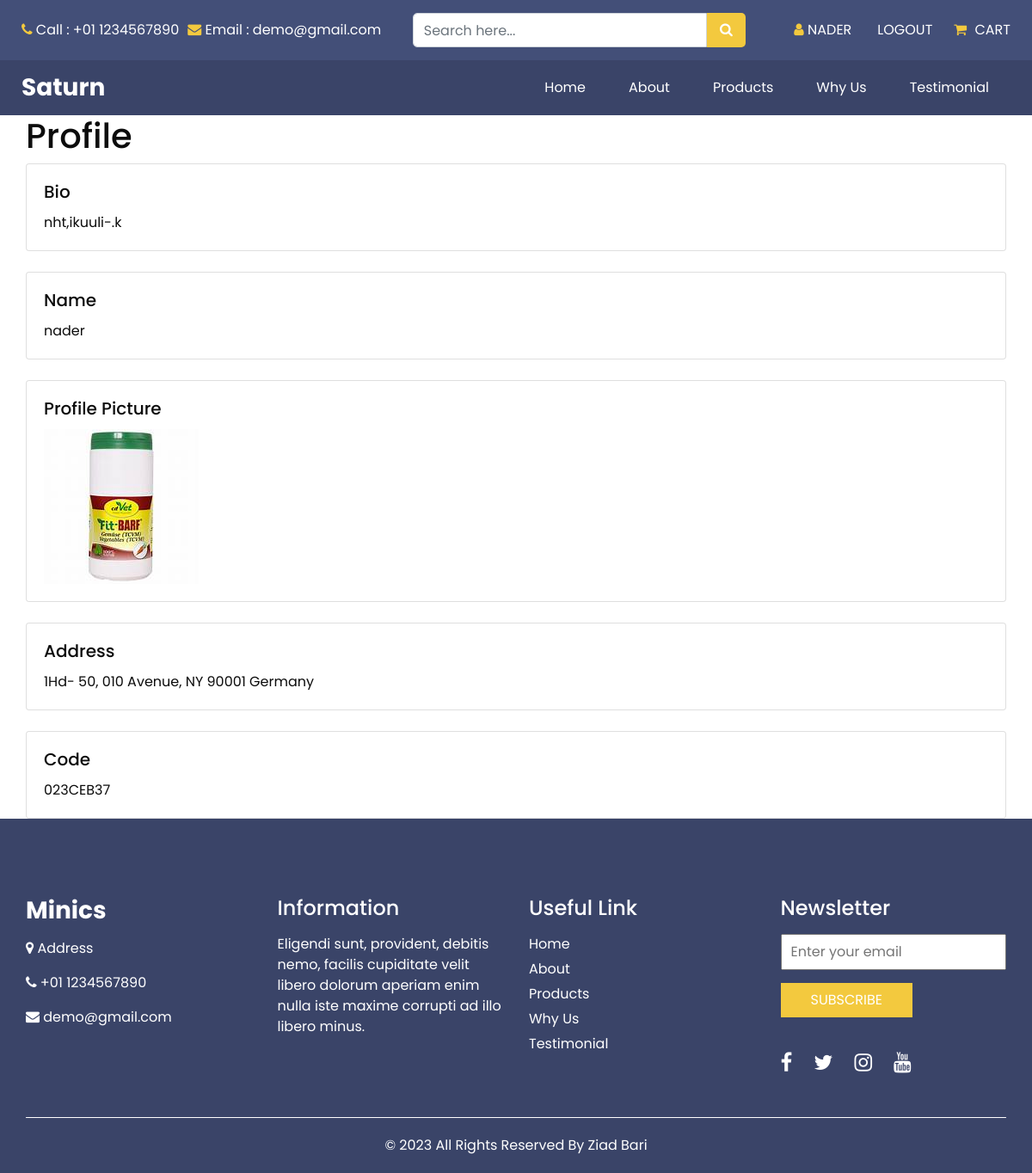
Screenshot of /profile/ (signed in) with the database file from the repository.
### settings/models.py (models this page shows)
class Company(models.Model):
    name = models.CharField(max_length=50)
    logo = models.ImageField(upload_to='company')
    call_us = models.CharField(max_length=25,null=True,blank=True)
    email_us = models.CharField(max_length=25,null=True,blank=True)
    subtitle = models.TextField(max_length=200,null=True,blank=True)
    email = models.TextField(max_length=200,null=True,blank=True)
    phones = models.TextField(max_length=200,null=True,blank=True)
    address = models.TextField(max_length=200,null=True,blank=True)
    fb_link = models.URLField(null=True,blank=True)
    youtube_link = models.URLField(null=True,blank=True)
    insta_link = models.URLField(null=True,blank=True)
    twiter_link = models.URLField(null=True,blank=True)
    def __str__(self):
        return self.name

### accounts/models.py (models this page shows)
class UserProfile(models.Model):
    user = models.OneToOneField(User,related_name='user_profile', on_delete=models.CASCADE)
    bio = models.TextField(blank=True)
    profile_picture = models.ImageField(upload_to='accounts', blank=True, null=True)
    address = models.CharField(max_length=200)
    code = models.CharField(max_length=10,default=generate_code)
    def __str__(self):
        return str(self.user)

### settings/views.py (the view)
# urls.py: path('profile/', profile_user),
@login_required
def profile_user(request):
    user_profile = request.user.user_profile
    bio = user_profile.bio
    profile_picture = user_profile.profile_picture
    address = user_profile.address
    code = user_profile.code
    return render(request, 'settings/profile_user.html', {
        'user_profile' : user_profile ,
        'bio': bio,
        'profile_picture': profile_picture,
        'address': address,
        'code': code,
    })

### settings/templates/settings/profile_user.html
{% extends 'base.html' %}
{% load static %}
{% block body %}
<div class="container">
    <h1>Profile</h1>
    <div class="card">
        <div class="card-body">
            <h5 class="card-title">Bio</h5>
            <p class="card-text">{{ bio }}</p>
        </div>
    </div>
    <div class="card mt-4">
        <div class="card-body">
            <h5 class="card-title">Name</h5>
            <p class="card-text">{{user_profile}}</p>
        </div>
    </div>
    <div class="card mt-4">
        <div class="card-body">
            <h5 class="card-title">Profile Picture</h5>
            <img src="{{ profile_picture.url }}" alt="Profile Picture" class="img-fluid">
        </div>
    </div>
    <div class="card mt-4">
        <div class="card-body">
            <h5 class="card-title">Address</h5>
            <p class="card-text">{{ address }}</p>
        </div>
    </div>
    <div class="card mt-4">
        <div class="card-body">
            <h5 class="card-title">Code</h5>
            <p class="card-text">{{ code }}</p>
        </div>
    </div>
</div>
{% endblock body %}

### templates/base.html (shortened to what this page needs)
{% load static %}
<!DOCTYPE html>
<html>
<head>
  <link rel="stylesheet" type="text/css" href="{% static 'ltr/css/bootstrap.css' %}" />
  <link href="{% static 'ltr/css/font-awesome.min.css' %}" rel="stylesheet" />
  <link href="{% static 'ltr/css/style.css' %}" rel="stylesheet" />
  <link href="{% static 'ltr/css/responsive.css' %}" rel="stylesheet" />
</head>
<body>
  <div class="hero_area">
    <header class="header_section">
      <div class="header_top">
        <div class="container-fluid">
          <div class="top_nav_container">
            <div class="contact_nav">
              <a href="">
                <i class="fa fa-phone" aria-hidden="true"></i>
                <span>
                  Call : {{company_data.phones}}
                </span>
              </a>
              <a href="">
                <i class="fa fa-envelope" aria-hidden="true"></i>
                <span>
                  Email : {{company_data.email_us}}
                </span>
              </a>
            </div>
            <from class="search_form">
              <input type="text" class="form-control" placeholder="Search here...">
              <button class="" type="submit">
                <i class="fa fa-search" aria-hidden="true"></i>
              </button>
            </from>
            <div class="user_option_box">
              {% if request.user.is_authenticated %}
                  <a href="/profile" class="account-link">
                    <span>
                      <i class="fa fa-user" aria-hidden="true"></i>
                      {{request.user.user_profile.user.username}}
                    </span>
                </a>
                <a href="/accounts/logout" class="account-link">
                  <span>
                    logout
                  </span>
                </a>
              {% endif %}
              <a href="" class="cart-link">
                <i class="fa fa-shopping-cart" aria-hidden="true"></i>
                <span>
                  Cart
                </span>
              </a>
            </div>
          </div>
        </div>
      </div>
      <div class="header_bottom">
        <div class="container-fluid">
          <nav class="navbar navbar-expand-lg custom_nav-container ">
            <a class="navbar-brand" href="/">
              <span>
                {{company_data}}
              </span>
            </a>
            <div class="collapse navbar-collapse" id="navbarSupportedContent">
              <ul class="navbar-nav ">
                <li class="nav-item">
                  <a class="nav-link" href="/">Home </a>
                </li>
                <li class="nav-item">
                  <a class="nav-link" href="/about/"> About</a>
                </li>
                <li class="nav-item">
                  <a class="nav-link" href="/products/">Products</a>
                </li>
                <li class="nav-item">
                  <a class="nav-link" href="/why/">Why Us</a>
                </li>
                <li class="nav-item">
                  <a class="nav-link" href="/testimonial/">Testimonial</a>
                </li>
              </ul>
            </div>
          </nav>
        </div>
      </div>
    </header>
{% block body %}
{% endblock body %}
<section class="info_section ">
  <div class="container">
    <div class="row">
      <div class="col-md-3">
        <div class="info_contact">
          <h5>
            <a href="" class="navbar-brand">
              <span>
                Minics
              </span>
            </a>
          </h5>
          <p>
            <i class="fa fa-map-marker" aria-hidden="true"></i>
            Address
          </p>
          <p>
            <i class="fa fa-phone" aria-hidden="true"></i>
            +01 1234567890
          </p>
          <p>
            <i class="fa fa-envelope" aria-hidden="true"></i>
            demo@gmail.com
          </p>
        </div>
      </div>
      <div class="col-md-3">
        <div class="info_info">
          <h5>
            Information
          </h5>
          <p>
            Eligendi sunt, provident, debitis nemo, facilis cupiditate velit libero dolorum aperiam enim nulla iste maxime corrupti ad illo libero minus.
          </p>
        </div>
      </div>
      <div class="col-md-3">
        <div class="info_links">
          <h5>
            Useful Link
          </h5>
          <ul>
            <li>
              <a href="/">
                Home
              </a>
            </li>
            <li>
              <a href="/about/">
                About
              </a>
            </li>
            <li>
              <a href="/products/">
                Products
              </a>
            </li>
            <li>
              <a href="/why/">
                Why Us
              </a>
            </li>
            <li>
              <a href="/testimonial/">
                Testimonial
              </a>
            </li>
          </ul>
        </div>
      </div>
      <div class="col-md-3">
        <div class="info_form ">
          <h5>
            Newsletter
          </h5>
          <form action="">
            <input type="email" placeholder="Enter your email">
            <button>
              Subscribe
            </button>
          </form>
          <div class="social_box">
            <a href="https://github.com/zbari023">
              <i class="fa fa-facebook" aria-hidden="true"></i>
            </a>
            <a href="https://github.com/zbari023">
              <i class="fa fa-twitter" aria-hidden="true"></i>
            </a>
            <a href="https://github.com/zbari023">
              <i class="fa fa-instagram" aria-hidden="true"></i>
            </a>
            <a href="https://github.com/zbari023">
              <i class="fa fa-youtube" aria-hidden="true"></i>
            </a>
          </div>
        </div>
      </div>
    </div>
  </div>
</section>
  <footer class="footer_section">
    <div class="container">
      <p>
        &copy; <span id="displayYear"></span> All Rights Reserved By
        <a href="https://github.com/zbari023">Ziad Bari</a>
      </p>
    </div>
  </footer>
</body>
</html>

### static/ltr/css/style.css (style rules this page uses)
body { font-family: 'Poppins', sans-serif; color: #0c0c0c; background-color: #ffffff; overflow-x: hidden; }
a, a:hover, a:focus { text-decoration: none; }
.hero_area { position: relative; min-height: 100vh; display: -webkit-box; display: -ms-flexbox; display: flex; -webkit-box-orient: vertical; -webkit-box-direction: normal; -ms-flex-direction: column; flex-direction: column; }
.header_section { background-color: #3a4468; }
.header_section .container-fluid { padding-right: 25px; padding-left: 25px; }
.header_section .header_top { padding: 15px 0; background-color: #434f78; }
.header_section .header_bottom { padding: 10px 0; }
.top_nav_container { display: -webkit-box; display: -ms-flexbox; display: flex; -webkit-box-pack: justify; -ms-flex-pack: justify; justify-content: space-between; -webkit-box-align: center; -ms-flex-align: center; align-items: center; }
.contact_nav { display: -webkit-box; display: -ms-flexbox; display: flex; }
.contact_nav a { color: #ffffff; margin-right: 10px; }
.contact_nav a i { color: #f3c93e; }
.search_form { display: -webkit-box; display: -ms-flexbox; display: flex; margin: 0 15px; }
.search_form .form-control { border-radius: 5px 0 0 5px; height: 40px; width: auto; min-width: unset; }
.search_form button { width: 45px; min-width: 45px; height: 40px; padding: 0; border: none; outline: none; color: #ffffff; background-color: #f3c93e; border-radius: 0 5px 5px 0; }
.user_option_box { display: -webkit-box; display: -ms-flexbox; display: flex; -webkit-box-align: center; -ms-flex-align: center; align-items: center; }
.user_option_box a { color: #ffffff; margin-left: 25px; text-transform: uppercase; }
.user_option_box a i { color: #f3c93e; }
.user_option_box a span { margin-left: 5px; }
.navbar-brand { padding: 0; margin: 0; color: #000000; font-weight: bold; font-size: 28px; font-weight: bold; }
.navbar-brand span { color: #ffffff; }
.custom_nav-container { padding: 0; }
.custom_nav-container .navbar-nav { margin-left: auto; }
.custom_nav-container .navbar-nav .nav-item .nav-link { padding: 10px 25px; color: #ffffff; text-align: center; }
.info_section { background-color: #3a4468; color: #ffffff; padding: 90px 0 45px 0; }
.info_section h5 { margin-bottom: 15px; font-size: 24px; }
.info_section .info_links ul { padding: 0; }
.info_section .info_links ul li { list-style-type: none; }
.info_section .info_links ul li a { display: inline-block; color: #ffffff; margin-bottom: 5px; }
.info_section .info_form form input { outline: none; width: 100%; padding: 7px 10px; }
.info_section .info_form form button { padding: 8px 35px; outline: none; border: none; color: #ffffff; background: #f3c93e; margin-top: 15px; text-transform: uppercase; }
.info_section .info_form .social_box { margin-top: 35px; width: 100%; display: -webkit-box; display: -ms-flexbox; display: flex; }
.info_section .info_form .social_box a { margin-right: 25px; color: #ffffff; font-size: 24px; }
.footer_section { position: relative; background-color: #3a4468; text-align: center; }
.footer_section p { border-top: 1px solid #ffffff; color: #ffffff; padding: 20px 0; margin: 0; }
.footer_section p a { color: inherit; }

### static/ltr/css/responsive.css (style rules this page uses)
@media (min-width: 1200px) { .container { max-width: 1170px; } }

### rows the page displays
Company: phones "+01 1234567890", email_us "demo@gmail.com", name "Saturn"
UserProfile: bio "nht,ikuuli-.k", user.username "nader", address "1Hd- 50, 010 Avenue, NY 90001 Germany", code "023CEB37"

### other values shown
{{ request.user.user_profile.user.username }} "NADER"
